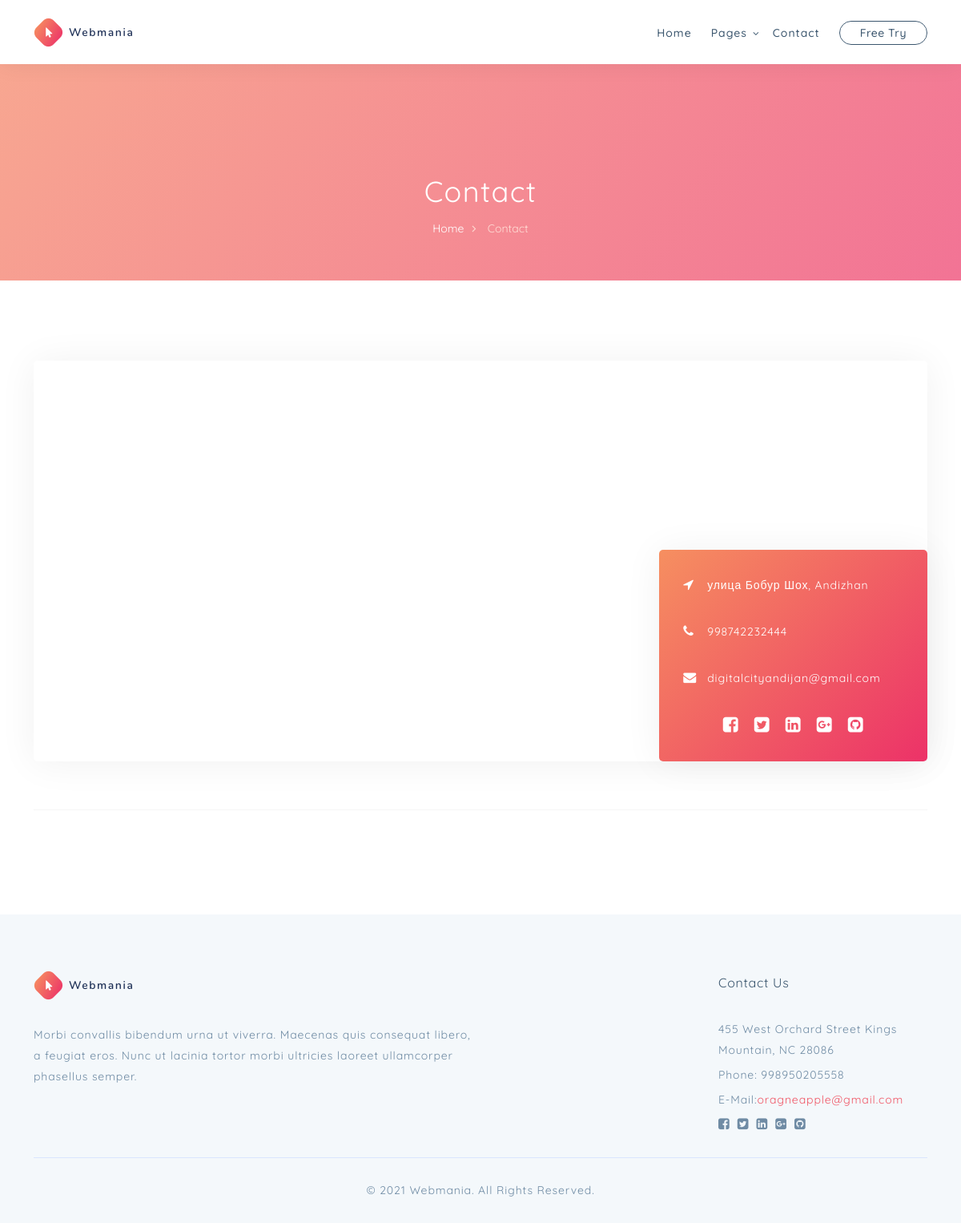
Page /contact/ on the committed database.
### main/models.py (models this page shows)
class Info(models.Model):
    logo = models.ImageField()
    adres = models.CharField(max_length=255)
    phone = models.IntegerField()
    email = models.EmailField()
    desc = models.TextField()

class Digital_Info(models.Model):
    adres = models.CharField(max_length=255)
    phone = models.IntegerField()
    email = models.EmailField()
    desc = models.TextField()

### main/views.py (the view)
# urls.py: path('contact/', contact, name='contact'),
def contact(request):
    context = {
        "info" : Info.objects.last(),
        'digital_info' : Digital_Info.objects.last(),
        'backround' : Backround.objects.last(),
    }
    return render(request, 'contact.html', context)

### templates/contact.html (shortened to what this page needs)
{% load static%}
<!DOCTYPE html>
<html lang="en">
<head>
	<link href="{% static 'assets/css/bootstrap.min.css' %}" rel="stylesheet" type="text/css">
	<link href="{% static 'assets/css/font-awesome.min.css' %}" rel="stylesheet" type="text/css">
	<link href="{% static 'assets/css/orange.css' %}" rel="stylesheet" type="text/css">
</head>
<body>
	<header class="header-area header-white">
		<div class="container">
			<div class="row">
				<div class="col-12">
					<nav class="main-nav">
						<a href="{% url 'home'%}" class="logo">
							<img src="{{info.logo.url}}" alt="Hexagon"/>
						</a>
						<ul class="nav">
							<li><a href="{% url 'home'%}">Home</a></li>
							<li class="submenu">
								<a href="javascript:;">Pages</a>
							</li>
							<li><a href="{% url 'contact'%}">Contact</a></li>
							<li><a href="#" class="btn-nav-line"><span>Free Try</span></a></li>
						</ul>
					</nav>
				</div>
			</div>
		</div>
	</header>
	<section class="page">
		<div class="cover" data-image="{{backround.img.url}}">
			<div class="page-top">
				<div class="container">
					<div class="row">
						<div class="col-lg-12">
							<h1>Contact</h1>
						</div>
						<div class="col-lg-12">
							<ol class="breadcrumb">
								<li><a href="{% url 'home' %}">Home</a></li>
								<li class="active">Contact</li>
							</ol>
						</div>
					</div>
				</div>
			</div>
		</div>
		<div class="page-bottom">
			<div class="container">
				<div class="row">
					<div class="col-lg-12">
						<div class="contact">
							<div class="map-wrapper">
								<iframe src="https://www.google.com/maps/embed?pb=!1m18!1m12!1m3!1d3022.661015989667!2d72.35957189999999!3d40.74748400000001!2m3!1f0!2f0!3f0!3m2!1i1024!2i768!4f13.1!3m3!1m2!1s0x38bced630e0f4795%3A0xf72460c2369068a8!2sDigital%20City!5e0!3m2!1sru!2s!4v1670512493404!5m2!1sru!2s" width="100%" height="100%" style="border:0;" allowfullscreen="" loading="lazy"></iframe>
									data-content="{{info.adres}}<br><br><a href='{{info.email}}'>mailto:{{info.email}}</a>">
							</div>
							<div class="contact-info">
								<div class="item">
									<i class="fa fa-location-arrow"></i>
									<div class="txt">
										<span>{{digital_info.adres}}</span>
									</div>
								</div>
								<div class="item">
									<i class="fa fa-phone"></i>
									<div class="txt">
										<span>{{digital_info.phone}}</span>
									</div>
								</div>
								<div class="item">
									<i class="fa fa-envelope"></i>
									<div class="txt">
										<span><a href="mailto:support@yourbrand.com">{{digital_info.email}}</a></span>
									</div>
								</div>
								<ul class="social">
									<li><a href="#"><i class="fa fa-facebook-square"></i></a></li>
									<li><a href="#"><i class="fa fa-twitter-square"></i></a></li>
									<li><a href="#"><i class="fa fa-linkedin-square"></i></a></li>
									<li><a href="#"><i class="fa fa-google-plus-square"></i></a></li>
									<li><a href="#"><i class="fa fa-github-square"></i></a></li>
								</ul>
							</div>
						</div>
					</div>
					<div class="col-lg-12">
						<div class="contact-bottom">
						</div>
					</div>
				</div>
			</div>
		</div>
	</section>
	<footer>
		<div class="container">
			<div class="row">
				<div class="col-lg-6 col-md-12 col-sm-12">
					<img src="{{info.logo.url}}" class="logo" alt="">
					<div class="text">{{info.desc}}</div>
				</div>
				<div class="col-lg-3"></div>
				<div class="col-lg-3 col-md-4 col-sm-12">
					<h5>Contact Us</h5>
					<div class="address">
						<p>{{info.adres}}</p>
						<p>Phone: {{info.phone}}</p>
						<p><span>E-Mail:</span><a href="#">{{info.email}}</a></p>
						<ul class="social">
							<li><a href="#"><i class="fa fa-facebook-square"></i></a></li>
							<li><a href="#"><i class="fa fa-twitter-square"></i></a></li>
							<li><a href="#"><i class="fa fa-linkedin-square"></i></a></li>
							<li><a href="#"><i class="fa fa-google-plus-square"></i></a></li>
							<li><a href="#"><i class="fa fa-github-square"></i></a></li>
						</ul>
					</div>
				</div>
			</div>
			<div class="row">
				<div class="col-lg-12">
					<p class="copyright">© 2021 Webmania. All Rights Reserved.</p>
				</div>
			</div>
		</div>
	</footer>
</body>
</html>

### rows in the picture
Info: logo (picture), desc "Morbi convallis bibendum urna ut viverra. Maecenas quis consequat libero, a feugiat eros. Nunc ut lacinia tortor morbi ultricies laoreet ullamcorper phasellus semper.", adres "455 West Orchard Street Kings Mountain, NC 28086", phone "998950205558", email "oragneapple@gmail.com"
Digital_Info: adres "улица Бобур Шох, Andizhan", phone "998742232444", email "digitalcityandijan@gmail.com"
